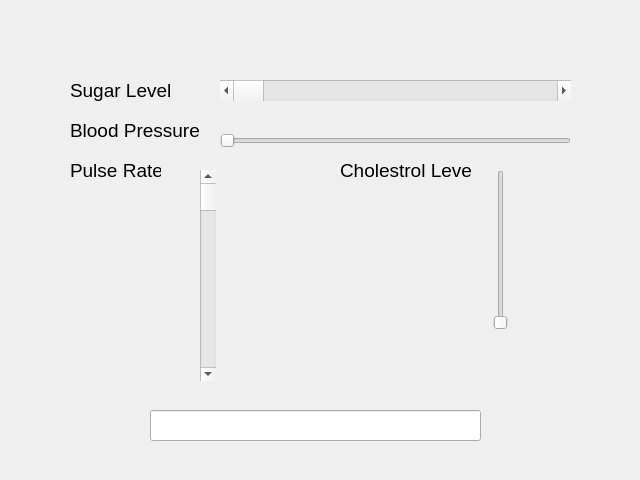
<?xml version="1.0" encoding="UTF-8"?>
<ui version="4.0">
 <class>Dialog</class>
 <widget class="QDialog" name="Dialog">
  <property name="geometry">
   <rect>
    <x>0</x>
    <y>0</y>
    <width>640</width>
    <height>480</height>
   </rect>
  </property>
  <property name="font">
   <font>
    <pointsize>14</pointsize>
   </font>
  </property>
  <property name="windowTitle">
   <string>Dialog</string>
  </property>
  <widget class="QLabel" name="label">
   <property name="geometry">
    <rect>
     <x>70</x>
     <y>70</y>
     <width>111</width>
     <height>41</height>
    </rect>
   </property>
   <property name="text">
    <string>Sugar Level</string>
   </property>
  </widget>
  <widget class="QLabel" name="label_2">
   <property name="geometry">
    <rect>
     <x>70</x>
     <y>110</y>
     <width>131</width>
     <height>41</height>
    </rect>
   </property>
   <property name="text">
    <string>Blood Pressure</string>
   </property>
  </widget>
  <widget class="QLabel" name="label_3">
   <property name="geometry">
    <rect>
     <x>70</x>
     <y>150</y>
     <width>91</width>
     <height>41</height>
    </rect>
   </property>
   <property name="text">
    <string>Pulse Rate</string>
   </property>
  </widget>
  <widget class="QScrollBar" name="horizontalScrollBarSugarLevel">
   <property name="geometry">
    <rect>
     <x>220</x>
     <y>80</y>
     <width>351</width>
     <height>21</height>
    </rect>
   </property>
   <property name="orientation">
    <enum>Qt::Horizontal</enum>
   </property>
  </widget>
  <widget class="QSlider" name="horizontalSliderPulseRate">
   <property name="geometry">
    <rect>
     <x>220</x>
     <y>130</y>
     <width>351</width>
     <height>22</height>
    </rect>
   </property>
   <property name="orientation">
    <enum>Qt::Horizontal</enum>
   </property>
  </widget>
  <widget class="QScrollBar" name="verticalScrollBarBloodPressure">
   <property name="geometry">
    <rect>
     <x>200</x>
     <y>170</y>
     <width>16</width>
     <height>211</height>
    </rect>
   </property>
   <property name="orientation">
    <enum>Qt::Vertical</enum>
   </property>
  </widget>
  <widget class="QLabel" name="label_4">
   <property name="geometry">
    <rect>
     <x>340</x>
     <y>160</y>
     <width>131</width>
     <height>21</height>
    </rect>
   </property>
   <property name="text">
    <string>Cholestrol Level</string>
   </property>
  </widget>
  <widget class="QSlider" name="verticalSliderCholestLevel">
   <property name="geometry">
    <rect>
     <x>490</x>
     <y>170</y>
     <width>22</width>
     <height>160</height>
    </rect>
   </property>
   <property name="orientation">
    <enum>Qt::Vertical</enum>
   </property>
  </widget>
  <widget class="QLineEdit" name="lineEditResult">
   <property name="geometry">
    <rect>
     <x>150</x>
     <y>410</y>
     <width>331</width>
     <height>31</height>
    </rect>
   </property>
  </widget>
 </widget>
 <resources/>
 <connections/>
</ui>
